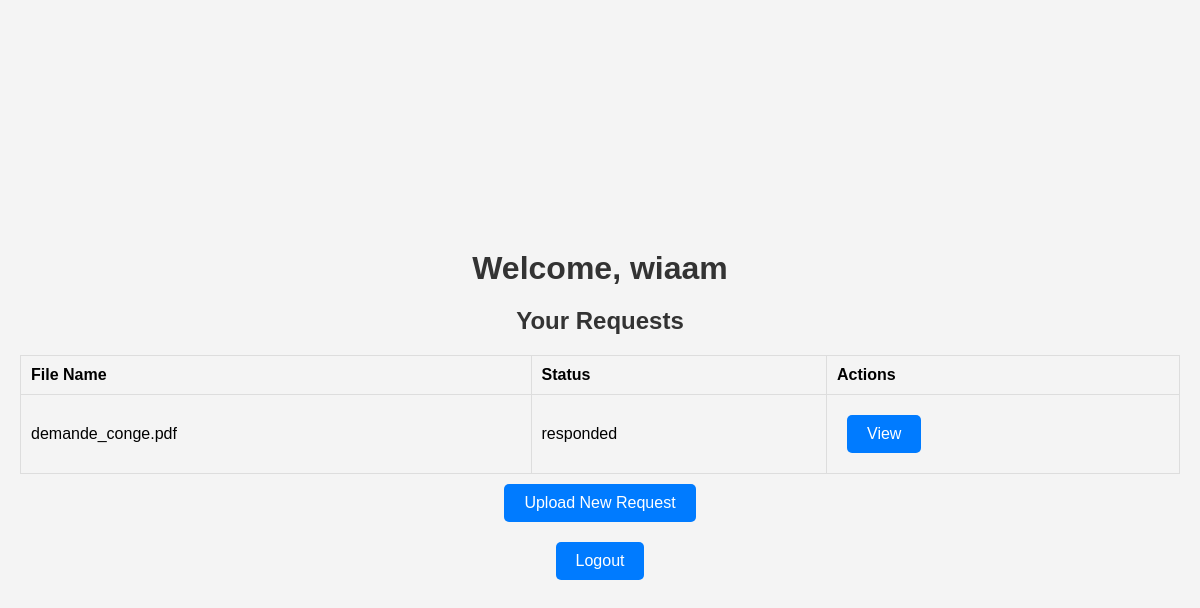
The page /user (signed in) on the database its author committed.
### app.py (models this page shows)
class User(UserMixin, db.Model):
    id = db.Column(db.Integer, primary_key=True)
    username = db.Column(db.String(50), unique=True, nullable=False)
    password_hash = db.Column(db.String(128), nullable=False)  # Password hash for authentication
    role = db.Column(db.Enum('user', 'hr'), nullable=False)
    requests = db.relationship('Request', backref='user', lazy=True)

class Request(db.Model):
    id = db.Column(db.Integer, primary_key=True)
    user_id = db.Column(db.Integer, db.ForeignKey('user.id'), nullable=False)
    demand_file = db.Column(db.String(255), nullable=False)
    status = db.Column(db.Enum('pending', 'responded'), default='pending')
    created_at = db.Column(db.DateTime, default=db.func.current_timestamp())
    responses = db.relationship('Response', backref='request', uselist=False, lazy=True)

### app.py (the view)
@app.route('/user')
@login_required
def user_home():
    requests = Request.query.filter_by(user_id=current_user.id).all()
    return render_template('user_home.html', requests=requests)

### app.py (called while the page is built)
@login_manager.user_loader
def load_user(user_id):
    return User.query.get(int(user_id))

### templates/user_home.html (shortened to what this page needs)
<!DOCTYPE html>
<html lang="en">
<head>
    <link rel="stylesheet" href="{{ url_for('static', filename='style.css') }}">
</head>
<body>
    <h1>Welcome, {{ current_user.username }}</h1>
    <h2>Your Requests</h2>
    <table>
        <thead>
            <tr>
                <th>File Name</th>
                <th>Status</th>
                <th>Actions</th>
            </tr>
        </thead>
        <tbody>
            {% for request in requests %}
                <tr>
                    <td>{{ request.demand_file }}</td>
                    <td>{{ request.status }}</td>
                    <td>
                        {% if request.status == 'responded' %}
                            <a href="{{ url_for('download_request', request_id=request.id) }}" target="_blank">View</a>
                        {% endif %}
                    </td>
                </tr>
            {% endfor %}
        </tbody>
    </table>
    <a href="{{ url_for('upload_request') }}">Upload New Request</a>
    <a href="{{ url_for('logout') }}">Logout</a>
</body>
</html>

### static/style.css (style rules this page uses)
body, h1, h2, ul, li, form { margin: 0; padding: 0; }
body { font-family: Arial, sans-serif; margin: 20px; }
body { display: flex; flex-direction: column; align-items: center; justify-content: center; min-height: 100vh; background-color: #f4f4f4; }
h1, h2 { color: #333; text-align: center; margin-bottom: 20px; }
a { display: inline-block; margin: 10px; padding: 10px 20px; text-decoration: none; color: #fff; background-color: #007BFF; border-radius: 5px; transition: background-color 0.3s; }
table { width: 100%; border-collapse: collapse; }
th, td { border: 1px solid #ddd; padding: 10px; text-align: left; }
th { background-color: #f4f4f4; }

### rows shown on the page
User: username "wiaam"
Request: demand_file "demande_conge.pdf", status "responded"
